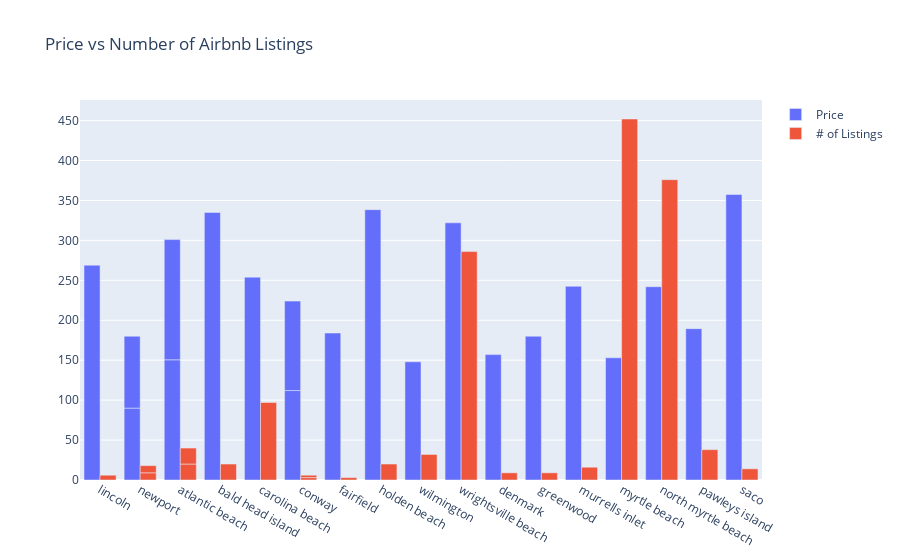

The code cell stored with this chart in its notebook:
### Code cell
import plotly.graph_objects as go

price_v_numlist_fig = go.Figure(data=[
    go.Bar(name='Price', x=lists_town_home_price_occ_all['town'], y=lists_town_home_price_occ_all['median_price_per_city']),
    go.Bar(name='# of Listings', x=lists_town_home_price_occ_all['town'], y=lists_town_home_price_occ_all['num_lists_in_town'])
])
# Change the bar mode
price_v_numlist_fig.update_layout(title_text='Price vs Number of Airbnb Listings', barmode='group')
price_v_numlist_fig.show()

### Figure 1 — Plotly figure (JSON) as saved in the notebook; plotly's stock layout.template omitted (floating-point values rounded to 4 significant figures)
{"data": [{"name": "Price", "type": "bar", "x": ["lincoln", "newport", "atlantic beach", "bald head island", "carolina beach", "conway", "fairfield", "holden beach", "newport", "wilmington", "wrightsville beach", "atlantic beach", "conway", "denmark", "greenwood", "murrells inlet", "myrtle beach", "north myrtle beach", "pawleys island", "saco"], "y": [269, 90, 150.5, 335, 254, 112, 184, 338.5, 90, 148, 322, 150.5, 112, 157, 180, 242.5, 153, 242, 189.5, 357.5]}, {"name": "# of Listings", "type": "bar", "x": ["lincoln", "newport", "atlantic beach", "bald head island", "carolina beach", "conway", "fairfield", "holden beach", "newport", "wilmington", "wrightsville beach", "atlantic beach", "conway", "denmark", "greenwood", "murrells inlet", "myrtle beach", "north myrtle beach", "pawleys island", "saco"], "y": [6, 9, 20, 20, 97, 3, 3, 20, 9, 32, 286, 20, 3, 9, 9, 16, 452, 376, 38, 14]}], "layout": {"barmode": "group", "title": {"text": "Price vs Number of Airbnb Listings"}}}
